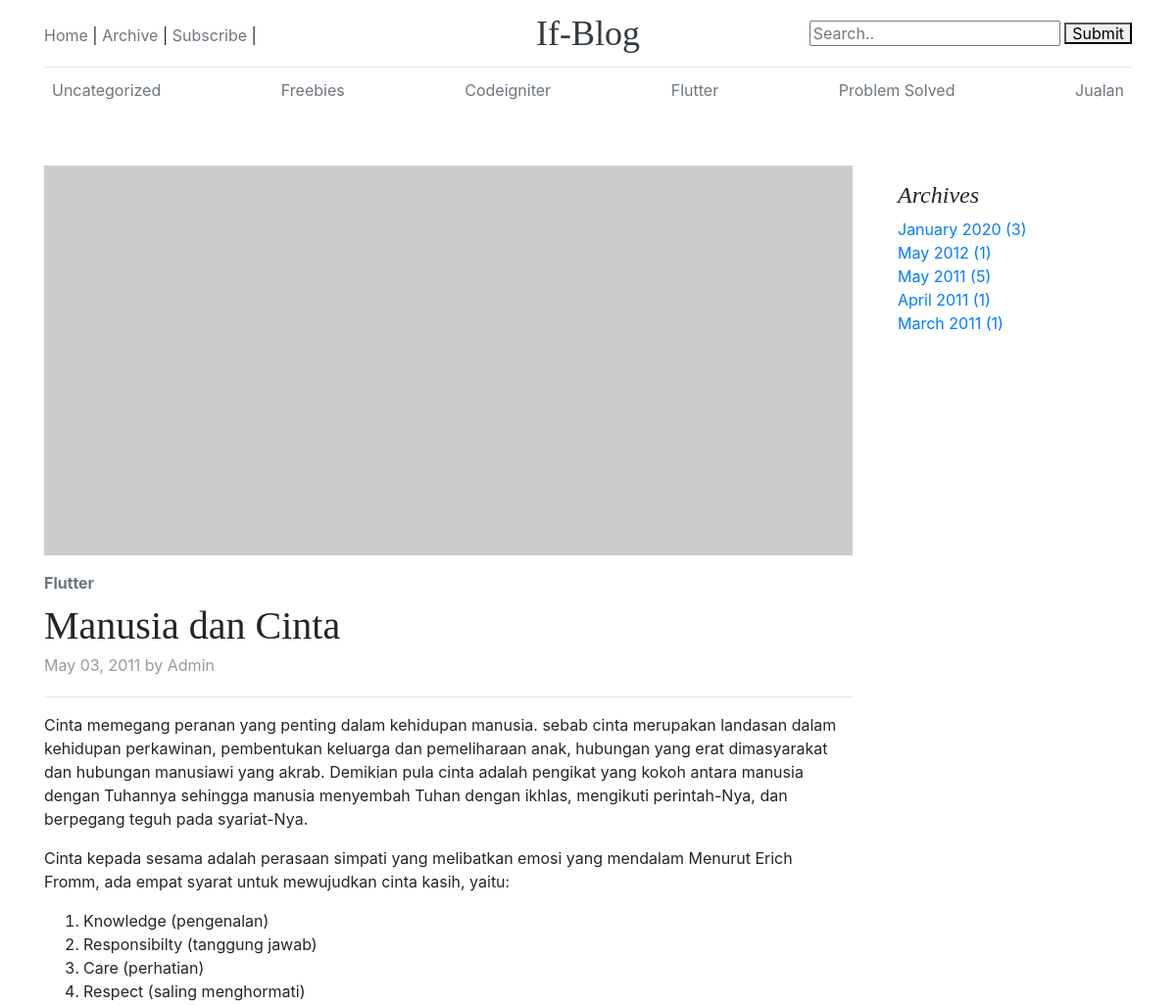
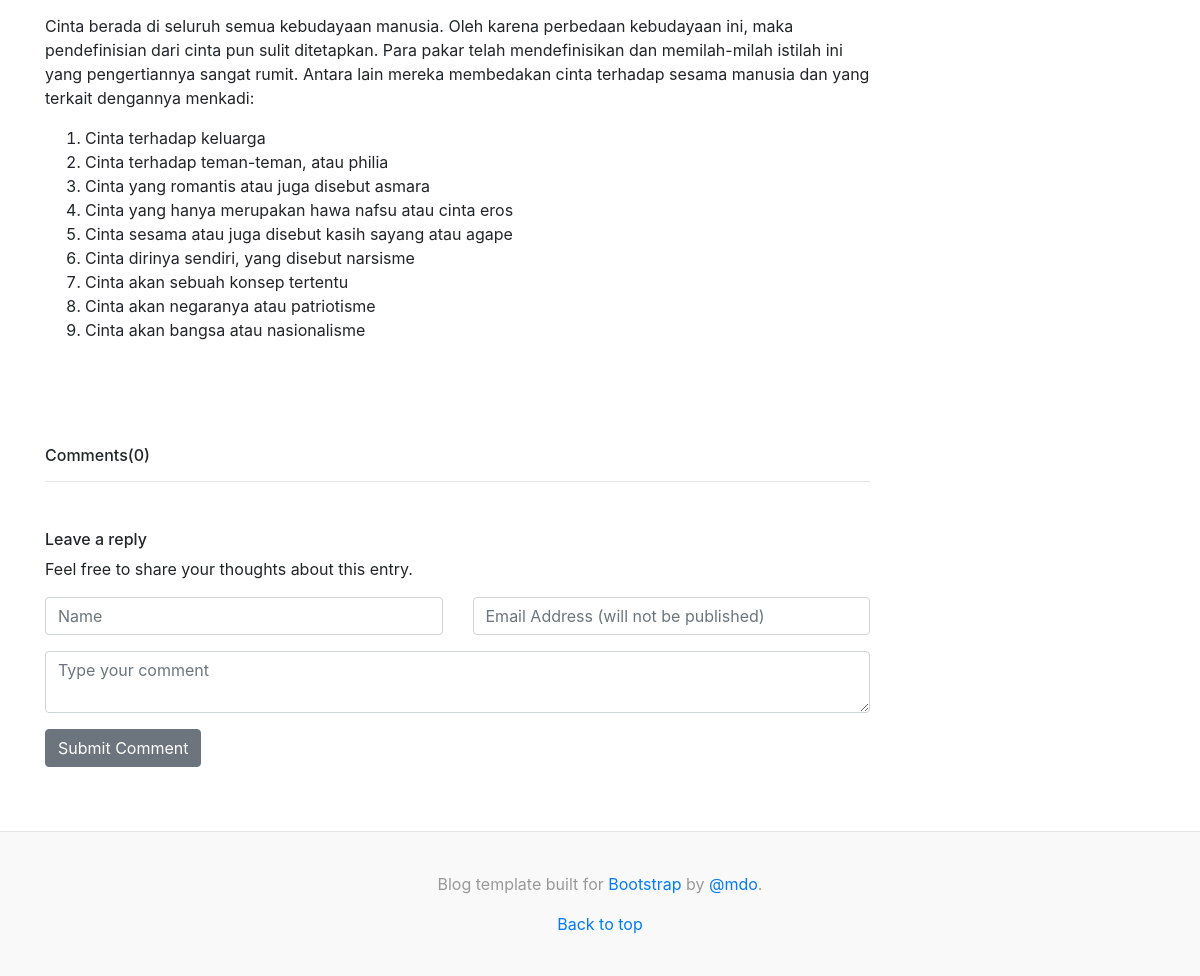
The app's page /2011/05/03/manusia-dan-cinta with its own data (2 pictures, top to bottom).
### tables this page shows
CREATE TABLE `if_navigation`  (
  `id` int(11) NOT NULL AUTO_INCREMENT,
  `parent_id` int(11) NULL DEFAULT 0,
  `title` varchar(50) NULL DEFAULT NULL,
  `description` varchar(255) NULL DEFAULT NULL,
  `url` varchar(255) NULL DEFAULT NULL,
  `external` enum('0','1') NOT NULL DEFAULT '0',
  `id_groups` int(11) NULL DEFAULT 0,
  `order` int(5) NULL DEFAULT 0,
  PRIMARY KEY (`id`) USING BTREE
);

CREATE TABLE `if_categories`  (
  `id` int(11) NOT NULL AUTO_INCREMENT,
  `name` varchar(60) NULL DEFAULT NULL,
  `url_name` varchar(200) NULL DEFAULT NULL,
  `description` varchar(200) NULL DEFAULT NULL,
  PRIMARY KEY (`id`) USING BTREE
);

CREATE TABLE `if_posts`  (
  `id` int(11) NOT NULL AUTO_INCREMENT,
  `author` int(11) NOT NULL DEFAULT 0,
  `date_posted` datetime(0) NOT NULL DEFAULT CURRENT_TIMESTAMP,
  `meta_key` text NOT NULL,
  `meta_desc` text NOT NULL,
  `title` varchar(200) NOT NULL,
  `id_cat` int(11) NOT NULL DEFAULT 0,
  `content_id` int(11) NOT NULL DEFAULT 0,
  `url_title` varchar(200) NOT NULL,
  `head_article` text NOT NULL,
  `main_article` longtext NOT NULL,
  `image_header` varchar(255) NULL DEFAULT NULL,
  `allow_comments` enum('0','1') NOT NULL DEFAULT '1',
  `sticky` int(1) NOT NULL DEFAULT 0,
  `featured` int(1) NOT NULL DEFAULT 0,
  `status` enum('draft','published') NOT NULL DEFAULT 'published',
  `hit` int(11) NOT NULL DEFAULT 0,
  `create_at` datetime(0) NULL DEFAULT NULL,
  `update_at` datetime(0) NULL DEFAULT NULL,
  PRIMARY KEY (`id`, `allow_comments`) USING BTREE
);

CREATE TABLE `if_users`  (
  `id` int(11) UNSIGNED NOT NULL AUTO_INCREMENT,
  `ip_address` varchar(45) NOT NULL,
  `username` varchar(100) NULL DEFAULT NULL,
  `password` varchar(255) NOT NULL,
  `email` varchar(254) NOT NULL,
  `activation_selector` varchar(255) NULL DEFAULT NULL,
  `activation_code` varchar(255) NULL DEFAULT NULL,
  `forgotten_password_selector` varchar(255) NULL DEFAULT NULL,
  `forgotten_password_code` varchar(255) NULL DEFAULT NULL,
  `forgotten_password_time` int(11) UNSIGNED NULL DEFAULT NULL,
  `remember_selector` varchar(255) NULL DEFAULT NULL,
  `remember_code` varchar(255) NULL DEFAULT NULL,
  `created_on` int(11) UNSIGNED NOT NULL,
  `last_login` int(11) UNSIGNED NULL DEFAULT NULL,
  `active` tinyint(1) UNSIGNED NULL DEFAULT NULL,
  `first_name` varchar(50) NULL DEFAULT NULL,
  `last_name` varchar(50) NULL DEFAULT NULL,
  `company` varchar(100) NULL DEFAULT NULL,
  `phone` varchar(20) NULL DEFAULT NULL,
  PRIMARY KEY (`id`) USING BTREE,
  UNIQUE INDEX `uc_email`(`email`) USING BTREE,
  UNIQUE INDEX `uc_activation_selector`(`activation_selector`) USING BTREE,
  UNIQUE INDEX `uc_forgotten_password_selector`(`forgotten_password_selector`) USING BTREE,
  UNIQUE INDEX `uc_remember_selector`(`remember_selector`) USING BTREE
);

### application/core/MY_Loader.php (called while the page is built, shortened)
<?php
class MY_Loader extends CI_Loader {
	function section($area, $view, $data=array()){
		$content = $this->view($view, $data, true);
		$checksum = md5( $view . serialize($data) );
		return $checksum;
	}
}

### application/core/MY_Controller.php (called while the page is built, shortened)
<?php if ( ! defined('BASEPATH')) exit('No direct script access allowed');
class MY_Controller extends CI_Controller {
	public $_template;
	public $_settings;
	public function __construct() {
		$lib_array = array('user_agent','cmscore_library');
		$this->load->library($lib_array);
		$this->_settings = $this->cmscore_library->settings;
		$this->_template['themes'] = $this->cmscore_library->getActiveTemplate();
	}
	public function load_template($page_name, $data = NULL, $section=NULL)
	{
		$data['page'] = $page_name;
		if ($this->_settings['recognize_user_agent'] == 1)
		{
			if ($this->agent->is_mobile())
			{
				$this->load->view('mobile/layout/container', $data);
			}
			else
			{
				if($section != NULL && is_array($section))
				{
					foreach($section as $key => $value):
						if(is_array($value)){
							$this->load->section($key, $value['path'], $value['data']);
						} else {
							$this->load->section($key, $value);
						}
					endforeach;
				}
				$this->load->view('themes/' . $this->_template['themes'] . '/layout/'.$page_name, $data);
			}
		}
	}
}

### application/controllers/Post.php (called while the page is built, shortened)
<?php
class Post extends MY_Controller
{
	public function date($year = NULL, $month = NULL, $day = NULL, $url_title = NULL)
	{
		if ($data['post'] = $this->blog->get_post_by_url($year, $month, $day, $url_title))
		{
			$data['post']['url'] = post_url($data['post']['url_title'], $data['post']['date_posted']);
			$data['post']['display_name'] = $this->users->get_user_display_name($data['post']['author']);
			$data['comments'] = $this->comments->get_comments($data['post']['id']);
			$this->_template['page']	= 'post/single_post';
		}
		else
		{
			show_404();
		}
		$load_section = array(
			'menu' => 'themes/'.$this->_template['themes'].'/section/menu',
			'footer' => 'themes/'.$this->_template['themes'].'/section/footer',
		);
		$this->load_template($this->_template['page'], $data, $load_section);
	}
}

### index.php (called while the page is built, shortened)
<?php
require_once BASEPATH.'core/CodeIgniter.php';

### application/libraries/Navigation_library.php (called while the page is built)
<?php if (!defined('BASEPATH')) exit('No direct script access allowed');
class Navigation_library
{
	protected $_table;
	public function __construct()
	{
		if (!isset($this->CI))
		{
			$this->CI =& get_instance();
		}
		$this->_table = $this->CI->config->item('database_tables');
	}
	public function get_navigation()
	{
		$this->CI->db->select('title, description, url, external, order');
		$this->CI->db->order_by('order', 'ASC');
		$query = $this->CI->db->get($this->_table['navigation']);
		if ($query->num_rows() > 0)
		{
			return $query->result_array();
		}
	}
}

### application/libraries/Categories_library.php (called while the page is built)
<?php if (!defined('BASEPATH')) exit('No direct script access allowed');
class Categories_library
{
	protected $_table;
	public function __construct()
	{
		if (!isset($this->CI))
		{
			$this->CI =& get_instance();
		}
		$this->_table = $this->CI->config->item('database_tables');
	}
	public function get_categories()
	{
		$this->CI->db->select('id, name, url_name');
		$this->CI->db->from($this->_table['categories'] . ' categories');
		$this->CI->db->select('(SELECT COUNT(' . $this->CI->db->dbprefix . 'posts_to_categories.id) FROM ' . $this->CI->db->dbprefix . 'posts_to_categories WHERE ' . $this->CI->db->dbprefix . 'posts_to_categories.category_id = categories.id) AS posts_count', FALSE);
		$this->CI->db->order_by('id', 'ASC');
		$query = $this->CI->db->get();
		if ($query->num_rows() > 0)
		{
			return $query->result_array();
		}
	}
}

### application/helpers/MY_url_helper.php (called while the page is built, shortened)
<?php if (!defined('BASEPATH')) exit('No direct script access allowed');
function archive_url($url)
{
	return site_url('archive/' . $url);
}
function category_url($url_name)
{
	return site_url('category/' . $url_name);
}

### application/models/Categories_model.php (called while the page is built, shortened)
<?php
class Categories_model extends CI_Model
{
	protected $_table;
	public function __construct()
	{
		$this->_table = $this->config->item('database_tables');
	}
	public function get_categories_by_ids($category_ids)
	{
		$this->db->select('id, name, url_name, description');
		$this->db->where_in('id', $category_ids);
		$query = $this->db->get($this->_table['categories']);
		if ($query->num_rows() > 0)
		{
			return $query->row_array();
		}
	}
}

### application/models/Post_model.php (called while the page is built, shortened)
<?php
class Post_model extends CI_Model
{
	protected $_table;
	public function __construct()
	{
		$this->_table = $this->config->item('database_tables');
	}
	public function get_post_by_url($year, $month, $day, $url_title)
	{
		$date = $year . '-' . $month . '-' . $day;
		$this->db->select('posts.id, posts.author, posts.date_posted, posts.title, posts.url_title, posts.head_article, posts.main_article, posts.id_cat, posts.allow_comments, posts.sticky, posts.status, posts.author, users.first_name');
		$this->db->from($this->_table['posts'] . ' posts');
		$this->db->join($this->_table['users'] . ' users', 'posts.author = users.id');
		$this->db->where('posts.status', 'published');
		$this->db->where('posts.url_title', $url_title);
		$this->db->where('posts.date_posted', $date);
		$this->db->limit(1);
		$query = $this->db->get();
		if ($query->num_rows() == 1)
		{
			$result = $query->row_array();
			$result['categories'] = $this->categories->get_categories_by_ids($result['id_cat']);
			$result['comment_count'] = $this->db->where('post_id', $result['id'])->from($this->_table['comments'])->count_all_results();
			return $result;
		}
	}
}

### application/models/Comments_model.php (called while the page is built, shortened)
<?php
class Comments_model extends CI_Model
{
	protected $_table;
	public function __construct()
	{
		$this->_table = $this->config->item('database_tables');
	}
	public function get_comments($modded = 0)
	{
		$comments = $this->db
						->select('comments.*, posts.title as post_title')
						->where('comments.modded', $modded)
						->join($this->_table['posts'], "posts.id = comments.post_id")
						->get($this->_table['comments'])
						->result_array();
		return $comments;
	}
}

### application/libraries/Archive_library.php (called while the page is built, shortened)
<?php if (!defined('BASEPATH')) exit('No direct script access allowed');
class Archive_library
{
	public function __construct()
	{
		if (!isset($this->CI))
		{
			$this->CI =& get_instance();
		}
	}
	public function get_archive()
	{
		$this->CI->db->select('COUNT(' . $this->CI->db->dbprefix . 'posts.id) AS posts_count, SUBSTRING(' . $this->CI->db->dbprefix . 'posts.date_posted, 1,7) AS archive_date FROM ' . $this->CI->db->dbprefix . 'posts WHERE ' . $this->CI->db->dbprefix . 'posts.status = \'published\' GROUP BY archive_date', FALSE);
		$this->CI->db->order_by('archive_date', 'DESC');
		$this->CI->db->limit($this->CI->cmscore_library->settings['months_per_archive']);
		$query = $this->CI->db->get();
		if ($query->num_rows() > 0)
		{
			$result = $query->result_array();
			foreach ($result as $key => $row)
			{
				$result[$key]['url']  = date('Y', strtotime($row['archive_date'])) . '/' . date('m', strtotime($row['archive_date'])) . '/';
				$result[$key]['date_posted']  = strftime('%B %Y', strtotime($row['archive_date']));
			}
			return $result;
		}
	}
}

### application/views/themes/default/section/menu.php (the view)
<header class="blog-header py-3">
    <div class="row flex-nowrap justify-content-between align-items-center">
        <div class="col-4 pt-1">
        <?php if (($navigation = $this->navigation_library->get_navigation())): ?>
            <?php foreach ($navigation as $navigation_item): ?>
                <a class="text-muted" href="<?php echo ($navigation_item['external'] == 0) ? site_url($navigation_item['url']) : $navigation_item['url']; ?>" title="<?php echo $navigation_item['description']; ?>"><?php echo $navigation_item['title']; ?></a> |
            <?php endforeach; ?>
        <?php endif; ?>
        </div>
        <div class="col-4 text-center">
        <a class="blog-header-logo text-dark" href="<?=site_url()?>"><?=$this->_settings['site_title']?></a>
        </div>
        <div class="col-4 d-flex justify-content-end align-items-center">
        <form action="<?=site_url('search')?>" method="post">
            <input type="text" placeholder="Search.." name="term">
            <button type="submit">Submit</button>
        </form>
        </div>
    </div>
</header>
<div class="nav-scroller py-1 mb-2">
    <nav class="nav d-flex justify-content-between">
        <?php if(($categories = $this->categories_library->get_categories())); ?>
        <?php foreach($categories as $cat_item): ?>
        <a class="p-2 text-muted" href="<?=category_url($cat_item['url_name'])?>"><?=$cat_item['name']?></a>
        <?php endforeach; ?>
    </nav>
</div>

### application/views/themes/default/layout/post/single_post.php (shortened to what this page needs)
<main role="main" class="container">
    <div class="row pt-5">
        <div class="col-md-9 blog-main">
            <div class="blog-post">
                <img src="https://via.placeholder.com/830x400" class="img-fluid" />
                <strong class="d-inline-block mb-2 mt-3 text-secondary"><?php echo $post['categories']['name']; ?></strong>
                <h2 class="blog-post-title"><?=$post['title']?></h2>
                <p class="blog-post-meta"><?=strftime('%B %d, %Y', strtotime($post['date_posted'])); ?>
                    <?php echo lang('by'); ?> <?php echo $post['display_name']; ?></p>
                <hr>
                <?=$post['main_article']; ?>
            </div>
            <?php if($post['allow_comments']){ ?>
            <div class="post-comments">
                <header>
                    <h3 class="h6"><?=lang('comments')?><span class="no-of-comments"><?php echo '('.count($comments).')'; ?></span></h3>
                </header>
                <hr>
            </div>
            <div class="add-comment mt-5 mb-5">
                <header>
                    <h3 class="h6"><?=lang('leave_reply')?></h3>
                    <p><?=lang('leave_reply_description')?></p>
                </header>
                <form action="#" class="commenting-form">
                    <div class="row">
                        <div class="form-group col-md-6">
                            <input type="text" name="username" id="username" placeholder="Name" class="form-control">
                        </div>
                        <div class="form-group col-md-6">
                            <input type="email" name="username" id="useremail"
                                placeholder="Email Address (will not be published)" class="form-control">
                        </div>
                        <div class="form-group col-md-12">
                            <textarea name="usercomment" id="usercomment" placeholder="Type your comment"
                                class="form-control"></textarea>
                        </div>
                        <div class="form-group col-md-12">
                            <button type="submit" class="btn btn-secondary">Submit Comment</button>
                        </div>
                    </div>
                </form>
            </div>
            <?php } else { ?>
            <div class="alert alert-danger">
                <?=lang('comments_disabled')?>
            </div>
            <?php } ?>
        </div>
        <aside class="col-md-3 blog-sidebar">
            <div class="p-3">
                <h4 class="font-italic">Archives</h4>
                <ol class="list-unstyled mb-0">
                    <?php if (($archive = $this->archive_library->get_archive())): ?>
                        <?php foreach ($archive as $archive_item): ?>
                            <li><a href="<?php echo archive_url($archive_item['url']); ?>"><?php echo $archive_item['date_posted']; ?> (<?php echo $archive_item['posts_count']; ?>)</a></li>
                        <?php endforeach; ?>
                    <?php endif; ?>
                </ol>
            </div>
        </aside>
    </div>
</main>

### records on screen
if_navigation: title "Home"
if_navigation: title "Archive"
if_navigation: title "Subscribe"
if_categories: name "Uncategorized"
if_categories: name "Freebies"
if_categories: name "Codeigniter"
if_categories: name "Flutter"
if_categories: name "Problem Solved"
if_categories: name "Jualan"
if_posts: title "Manusia dan Cinta", date_posted "May 03, 2011", if_users.first_name "Admin", main_article "Cinta memegang peranan yang penting dalam kehidupan manusia. sebab cinta merupakan landasan dalam kehidupan perkawinan, pembentukan keluarga dan pemeliharaan anak, hubungan yang erat dimasyarakat dan hubungan manusiawi yang akrab. Demikian pula cinta adalah pengikat yang kokoh antara manusia dengan Tuhannya sehingga manusia menyembah Tuhan dengan ikhlas, mengikuti perintah-Nya, dan berpegang teguh pada syariat-Nya. Cinta kepada sesama adalah perasaan simpati yang melibatkan emosi yang mendalam Menurut Erich Fromm, ada empat syarat untuk mewujudkan cinta kasih, yaitu: Knowledge (pengenalan) Responsibilty (tanggung jawab) Care (perhatian) Respect (saling menghormati) Cinta berada di seluruh…"

### other values on screen
$this->_settings['site_title'] "If-Blog"
lang('by') "by"
lang('comments') "Comments"
count($comments) "0"
lang('leave_reply') "Leave a reply"
lang('leave_reply_description') "Feel free to share your thoughts about this entry."
$archive_item['date_posted'] "January 2020"
$archive_item['posts_count'] "3"
$archive_item['date_posted'] "May 2012"
$archive_item['posts_count'] "1"
$archive_item['date_posted'] "May 2011"
$archive_item['posts_count'] "5"
$archive_item['date_posted'] "April 2011"
$archive_item['date_posted'] "March 2011"
